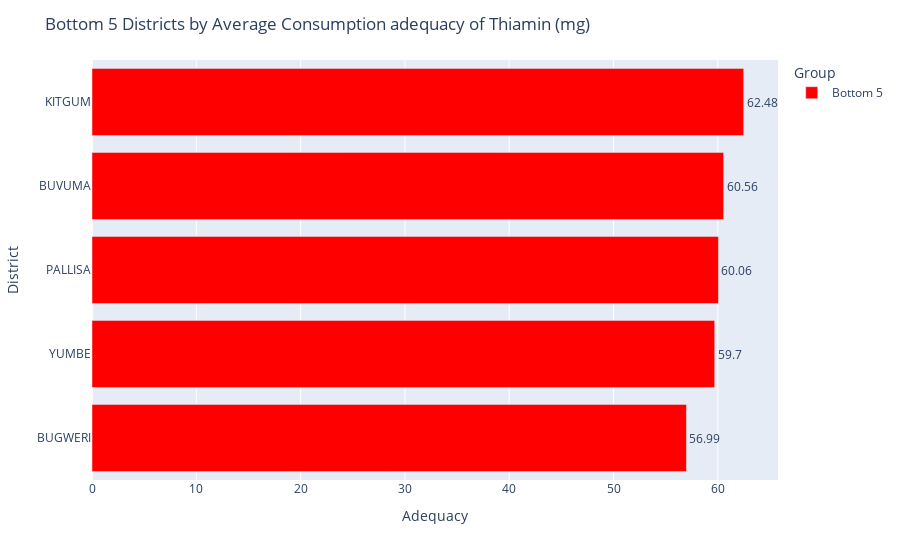

The cell this chart's notebook holds for it:
### Markdown cell above
### Thiamin

### Code cell
nutrient = "Average Consumption adequacy of Thiamin (mg)"

bottom5 = merged_nutrients.nsmallest(5, nutrient)
bottom5["Group"] = "Bottom 5"

# Horizontal bar chart
fig = px.bar(
    bottom5,
    x=nutrient,
    y="district",
    color="Group",
    text=nutrient,
    orientation="h",
     color_discrete_map={
         "Bottom 5": "red"
          }
)

fig.update_traces(textposition="outside")
fig.update_layout(
    title=f"Bottom 5 Districts by {nutrient}",
    xaxis_title="Adequacy",
    yaxis_title="District",
    yaxis=dict(categoryorder="total ascending")
)

fig.show()

### Figure 1 — Plotly figure (JSON) as saved in the notebook; plotly's stock layout.template omitted (floating-point values rounded to 4 significant figures)
{"data": [{"hovertemplate": "Group=Bottom 5<br>Average Consumption adequacy of Thiamin (mg)=%{text}<br>district=%{y}<extra></extra>", "legendgroup": "Bottom 5", "marker": {"color": "red", "pattern": {"shape": ""}}, "name": "Bottom 5", "orientation": "h", "showlegend": true, "text": [56.99, 59.7, 60.06, 60.56, 62.48], "textposition": "outside", "type": "bar", "x": [56.99, 59.7, 60.06, 60.56, 62.48], "xaxis": "x", "y": ["BUGWERI", "YUMBE", "PALLISA", "BUVUMA", "KITGUM"], "yaxis": "y"}], "layout": {"barmode": "relative", "legend": {"title": {"text": "Group"}, "tracegroupgap": 0}, "margin": {"t": 60}, "title": {"text": "Bottom 5 Districts by Average Consumption adequacy of Thiamin (mg)"}, "xaxis": {"anchor": "y", "domain": [0, 1], "title": {"text": "Adequacy"}}, "yaxis": {"anchor": "x", "categoryorder": "total ascending", "domain": [0, 1], "title": {"text": "District"}}}}
